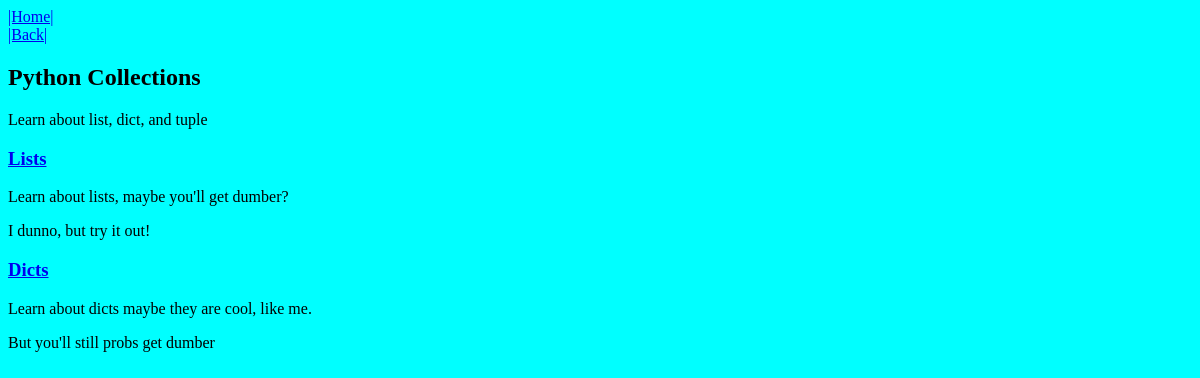
/courses/2/, run on the app's committed database.
### courses/models.py (models this page shows, shortened)
class Course(models.Model):
    created_at = models.DateTimeField(auto_now_add=True)
    title = models.CharField(max_length=255)
    description = models.TextField()

class Step(models.Model):
    title = models.CharField(max_length=255)
    description = models.TextField()
    content = models.TextField(blank=True, default='')
    order = models.IntegerField(default=0)
    course = models.ForeignKey(Course)
    class Meta:
        ordering = ['order',]

### courses/views.py (the view)
# urls.py: url(r'(?P<pk>\d+)/$', views.course_detail, name='detail'),
def course_detail(request, pk):
    course = get_object_or_404(Course, pk=pk)
    return render(request, 'courses/course_detail.html', {'course':course})

### courses/templates/courses/course_detail.html (shortened to what this page needs)
{% extends 'layout.html' %}
{% block content %}
<a href='/courses'>|Back|</a>
<article>
<h2>{{ course.title }}</h2>
    {{ course.description }}
    <section>
        {% for step in course.step_set.all %}
            <h3><a href='/courses/{{ step.course.pk }}/{{step.pk}}'>{{ step.title }}</a></h3>
        {{ step.description|linebreaks }}
        {% endfor %}
    </section>
</article>
{% endblock %}

### assets/css/layout.css (style rules this page uses)
.html { background-color: cyan; }

### data on the page
Course: title "Python Collections", description "Learn about list, dict, and tuple"
Step: title "Lists", description "Learn about lists, maybe you'll get dumber? I dunno, but try it out!"
Step: title "Dicts", description "Learn about dicts maybe they are cool, like me. But you'll still probs get dumber"
